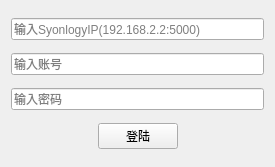
<?xml version="1.0" encoding="UTF-8"?>
<ui version="4.0">
 <class>dsm_login</class>
 <widget class="QWidget" name="dsm_login">
  <property name="geometry">
   <rect>
    <x>0</x>
    <y>0</y>
    <width>275</width>
    <height>167</height>
   </rect>
  </property>
  <property name="sizePolicy">
   <sizepolicy hsizetype="Fixed" vsizetype="Fixed">
    <horstretch>0</horstretch>
    <verstretch>0</verstretch>
   </sizepolicy>
  </property>
  <property name="windowTitle">
   <string>登陆到VideoStation</string>
  </property>
  <layout class="QGridLayout" name="gridLayout">
   <item row="0" column="0" colspan="3">
    <widget class="QLineEdit" name="edt_ip">
     <property name="placeholderText">
      <string>输入SyonlogyIP(192.168.2.2:5000)</string>
     </property>
    </widget>
   </item>
   <item row="1" column="0" colspan="3">
    <widget class="QLineEdit" name="edt_id">
     <property name="placeholderText">
      <string>输入账号</string>
     </property>
    </widget>
   </item>
   <item row="2" column="0" colspan="3">
    <widget class="QLineEdit" name="edt_psw">
     <property name="placeholderText">
      <string>输入密码</string>
     </property>
    </widget>
   </item>
   <item row="3" column="0">
    <spacer name="horizontalSpacer">
     <property name="orientation">
      <enum>Qt::Horizontal</enum>
     </property>
     <property name="sizeHint" stdset="0">
      <size>
       <width>85</width>
       <height>20</height>
      </size>
     </property>
    </spacer>
   </item>
   <item row="3" column="1">
    <widget class="QPushButton" name="btn_login">
     <property name="sizePolicy">
      <sizepolicy hsizetype="Fixed" vsizetype="Fixed">
       <horstretch>0</horstretch>
       <verstretch>0</verstretch>
      </sizepolicy>
     </property>
     <property name="text">
      <string>登陆</string>
     </property>
    </widget>
   </item>
   <item row="3" column="2">
    <spacer name="horizontalSpacer_2">
     <property name="orientation">
      <enum>Qt::Horizontal</enum>
     </property>
     <property name="sizeHint" stdset="0">
      <size>
       <width>84</width>
       <height>20</height>
      </size>
     </property>
    </spacer>
   </item>
  </layout>
 </widget>
 <resources/>
 <connections/>
</ui>
